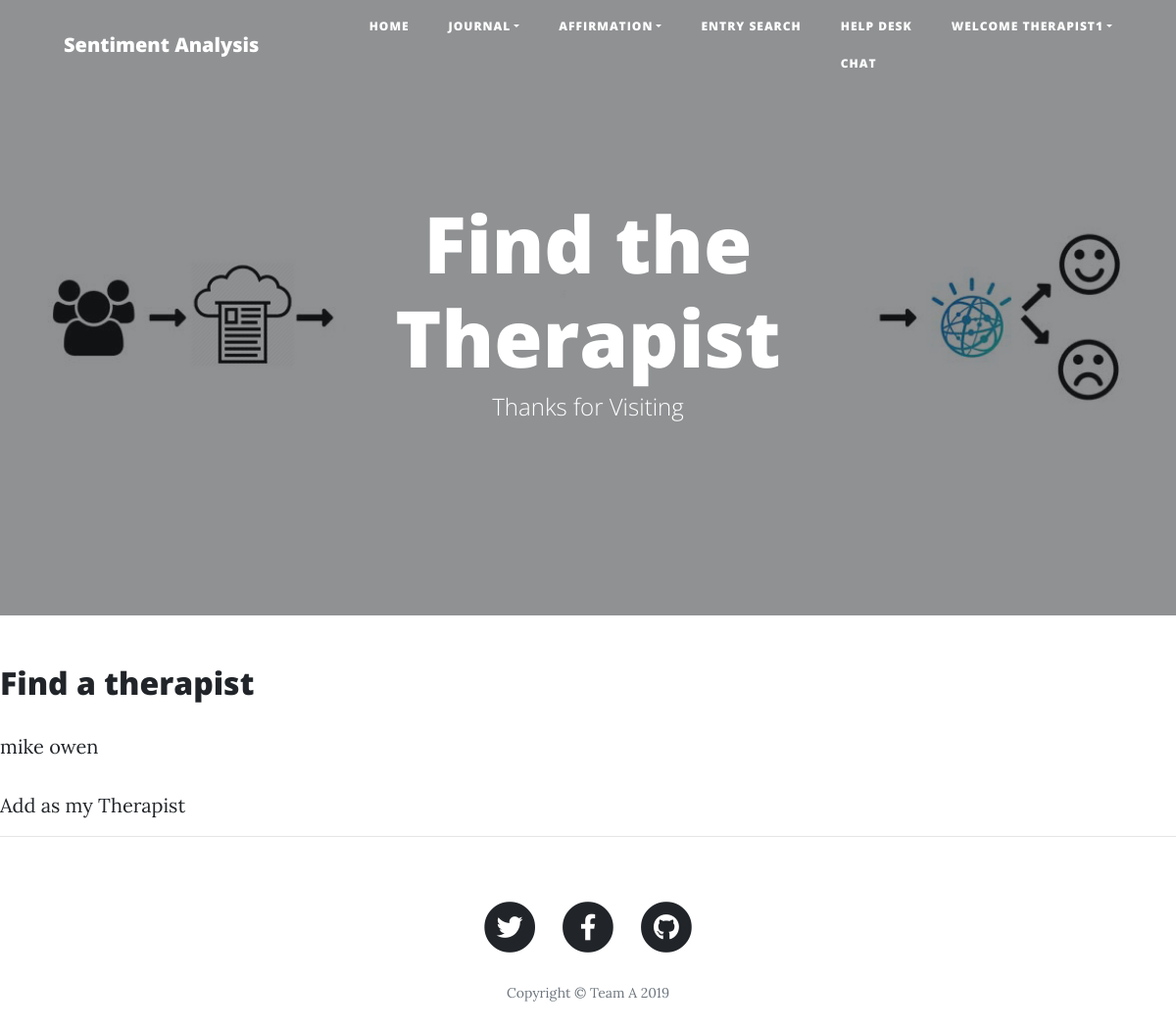
Before: /findtherapist (signed in) with the older database file.
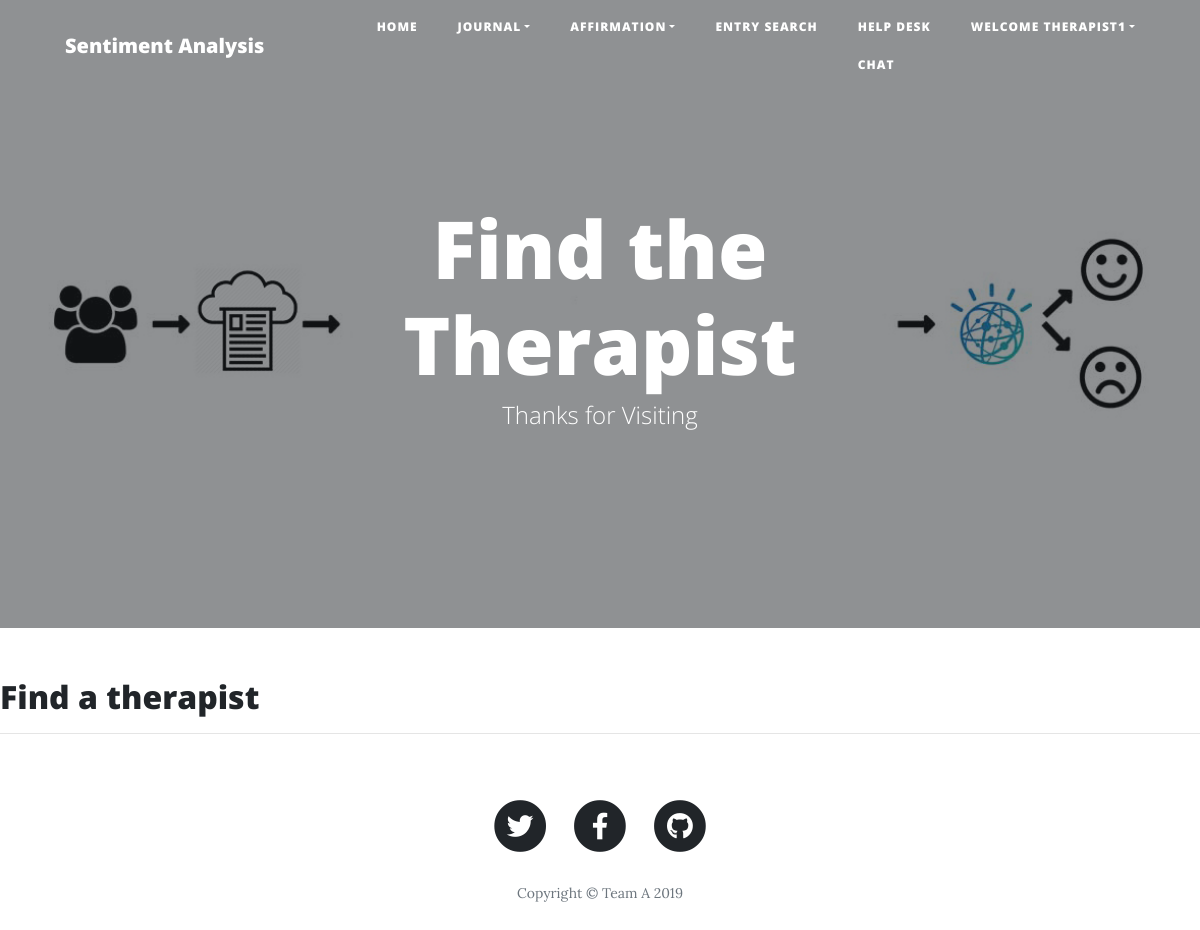
After: the same page with the newer database file.
### app/main/models.py (models this page shows)
class Therapist(db.Model):
    __tablename__ = "Therapist"
    id = db.Column(db.Integer, db.ForeignKey('Users.id'), primary_key=True)
    therapistName = db.Column(db.String, db.ForeignKey('Users.fullname'))
    TherapistID = db.Column(db.String, unique = True)
    numPatients = db.Column(db.Integer, default = 0) # <10

### app/main/routes.py (the view)
@bp.route('/findtherapist')
@login_required
def findtherapist():
    therapists= Therapist.query.all()
    therapists = Therapist.query.join(Request, Therapist.id == Request.origin).filter(Therapist.numPatients < 10 , Request.to != current_user.id)
    return render_template('findtherapist.html',  therapists = therapists)#, availables = availables)

### app/main/models.py (called while the page is built)
@login.user_loader
def load_user(id):
    if isinstance(id, int):
        pass
    elif isinstance(id, int):
        if id.strip().isdigit():
            id = int(id)
        else:
            return
    else:
        return
    return Users.query.get(id)

    @property
    def is_authenticated(self):
        return True

### app/main/templates/findtherapist.html
{% extends 'base.html' %}
{% block header %}
  <header class="masthead" style="background-image: url('/static/img/index-b.jpg')">
    <div class="overlay"></div>
    <div class="container">
      <div class="row">
        <div class="col-lg-8 col-md-10 mx-auto">
          <div class="site-heading">
            <h1>Find the Therapist</h1>
            <span class="subheading">Thanks for Visiting</span>
          </div>
        </div>
      </div>
    </div>
  </header>
{% endblock %}
{% block content %}
<h2>Find a therapist</h2>
{% for therapist in therapists %}
<p> {{therapist.therapistName}}</p> <a>Add as my Therapist</a>
{% endfor %}
{% endblock %}

Changed rows visible on the page:
no longer on this page (row edited): Therapist: therapistName "mike owen"
